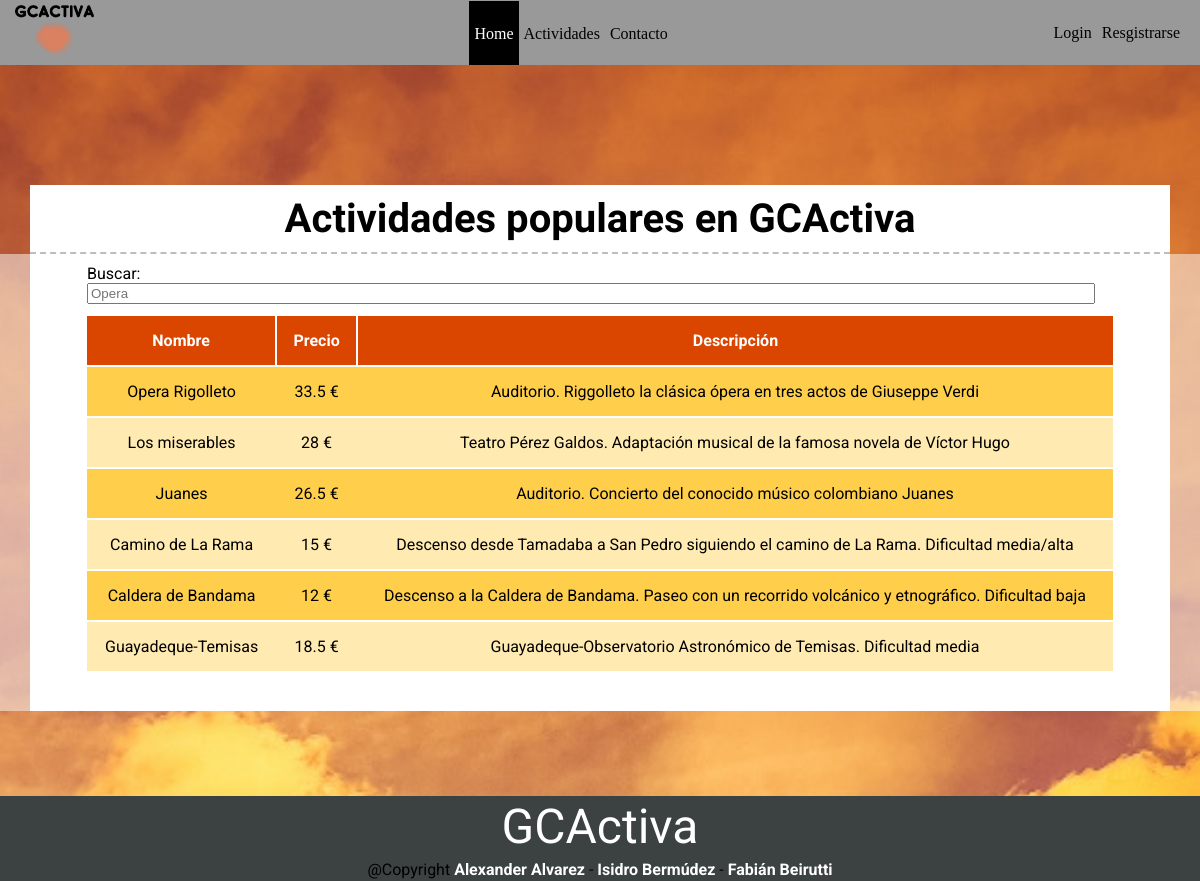
Page /activities.php on the committed database.
### tables this page shows
CREATE TABLE actividades
(
    id INTEGER PRIMARY KEY,
    idempresa INTEGER NOT NULL,
    nombre NVARCHAR(32) NOT NULL,
    tipo NVARCHAR(16)  NOT NULL,
    descripcion NVARCHAR(1024) NOT NULL,
    precio REAL NOT NULL,
    aforo INTEGER,
    inicio INTEGER,
    duracion INTEGER,
    imagen BLOB,
    FOREIGN KEY (idempresa) REFERENCES usuarios (id)
    		ON DELETE CASCADE
);

### business.class.php (called while the page is built, shortened)
<?php
include_once 'data_access.class.php';
class User {
    public static function getLoggedUser(){
        if(!isset($_SESSION['user'])) return false;
        return $_SESSION['user'];
    }
}

### data_access.class.php (called while the page is built, shortened)
<?php
class DB{
    private static $connection=null;
    public static function get(){
        if(self::$connection === null){
            self::$connection = new PDO('sqlite:datos.db');
            self::$connection->exec('PRAGMA foreign_keys = ON;');
            self::$connection->exec('PRAGMA encoding="UTF-8";');
            self::$connection->setAttribute(PDO::ATTR_ERRMODE, PDO::ERRMODE_EXCEPTION);
        }
        return self::$connection;
    }
    public static function execute_sql($sql,$parms=null){
        try {
            $db = self::get();
            $ints= $db->prepare ( $sql );
            if ($ints->execute($parms)) {
                return $ints;
            }
        }
        catch (PDOException $e) {
            echo '<h3>Error en la DB: ' . $e->getMessage() . '</h3>';
        }
        return false;
    }
}

### activities.php (the view, shortened to what this page needs)
<?php
include ("presentation.class.php");
View::start();
View::header();
$SQL = "SELECT * FROM actividades;";
$activities = DB::execute_sql($SQL)->fetchAll(PDO::FETCH_NAMED);
echo "<section class='central'>";
echo "<div class='container title'>";
echo "<h1>Actividades populares en GCActiva</h1>";
echo "</div>";
echo "<div class='background'>";
echo "<div class='container content'>";
echo "<div class='table_container'>";
echo "<div class='searchInput'>";
echo "<label>Buscar:</label>";
echo "<input id='search' type='text' onkeyup='startTimer()' onkeydown='restartTimer()' placeholder='Opera'>";
echo "</div>";
echo "<table id='activities'>";
echo "<tr>";
echo "<th>Nombre</th>";
echo "<th class='lugartabla'>Precio</th>";
echo "<th class='desc-tabla'>Descripción</th>";
echo "</tr>";
foreach ($activities as $activity) {
    $id = $activity['id'];
    $nombre = $activity['nombre'];
    $descripcion = $activity['descripcion'];
    $precio = $activity['precio'];
    echo "<tr>";
    echo "<td class='linktabla'><a href='activity.php?id=$id'>$nombre</a></td>";
    echo "<td class='linktabla'>$precio €</td>";
    echo "<td class='linktabla'>$descripcion</td>";
    echo "</tr>";
}
echo "</table>";
echo "</div>";
echo "</div>";
echo "</div>";
echo "</section>";
View::footer();

### presentation.class.php (shortened to what this page needs)
<?php
include_once 'business.class.php';
class View {
    public static function start() {
        $html =
        "
        <!DOCTYPE html>
        <html lang='en'>
        <head>
            <meta charset='UTF-8'>
            <meta name='viewport' content='width=device-width, initial-scale=1.0'>
            <title>GCActiva</title>
            <link rel='shortcut icon' href='imagenes/favicon.png' type='image/x-icon'>
            <link rel='stylesheet' href='https://use.fontawesome.com/releases/v5.7.0/css/all.css'>
            <link href='https://fonts.googleapis.com/css2?family=Roboto:wght@300&display=swap' rel='stylesheet'>
            <link href='https://fonts.googleapis.com/css2?family=Forum&display=swap' rel='stylesheet'>
            <link rel='stylesheet' href='/assets/css/base.css'>
            <link rel='stylesheet' href='/assets/css/xs-sm.css'>
            <link rel='stylesheet' href='/assets/css/md-lg.css'>
            <script src='assets/js/jquery.min.js'></script>
            <script src='assets/js/javascript.js'></script>
        </head>
        <body>
        ";
        echo $html;
    }
    public static function header() {
        $html =
        "
        <header>
            <div class='logo'>
                <img src='/imagenes/logo.png' alt ='GCActiva Logo'>
            </div>
            <div class='menu'>
                <div class='burger' data-toggler='#navbar_sup'>
                    <i class='fas fa-bars' onclick='burguer_navbar_sup()'></i>
                </div>
                <ul class='navbar' id='navbar_sup'>
                    <li class='nav-item nav-item-1'>
                        <a class='nav-link active' href='/index.php'>Home</a></li>
                    <li class='nav-item'>
                        <a class='nav-link' href='/activities.php'>Actividades</a></li>
                    <li class='nav-item'>
                        <a class='nav-link' href='/contact.php'>Contacto</a></li>
                </ul>
            </div>";
        $html_login = "
            <div class='login'>
                <a href='/login.php'>Login</a>
                <a href='/register.php'>Resgistrarse</a>";
        $html_final = "
            </div>
        </header>
        ";
        if (User::getLoggedUser() != false){
            $user = User::getLoggedUser();
            $nombreUser = User::getLoggedUser()['nombre'];
            $html_nombre = "<div class='login'>
                <a href='/perfil.php'>$nombreUser</a>
                <a href='/logout.php'>Salir</a>";
            echo $html . $html_nombre . $html_final;
        } else{
            echo $html . $html_login . $html_final;
        }
    }
        public static function footer() {
        $html =
        "
        <footer>
            <div class='name'>GCActiva</div>
            <div class='copyright'>@Copyright <b>Alexander Alvarez</b> - <b>Isidro Bermúdez</b> - <b>Fabián Beirutti</b></div>
        </footer>
        </body>
        </html>
        ";
        echo $html;
    }
}

### assets/css/base.css (style rules this page uses)
html { position: relative; min-height: 100%; }
body { margin: 0; background-image: url("../../imagenes/background-mobile.jpg"); background-repeat: no-repeat; background-size: cover; background-position: fixed; font-family: 'Roboto', sans-serif; margin-bottom: 170px; }
h1, h2, h3, h4, h5, h6 { font-family: 'Forum', cursive; }
a { text-decoration: none; color: #000000; }
.container { width: 100%; margin: 0 auto; }
@media screen and (min-width: 576px) { .container { max-width: 540px; } }
@media screen and (min-width: 767px) { .container { max-width: 720px; } }
@media screen and (min-width: 1200px) { .container { max-width: 1140px; } }

### assets/css/xs-sm.css (style rules this page uses)
header { display: flex; justify-content: space-between; flex-wrap: wrap; background-color: #999; padding: 0 15px; position: sticky; top: 0; z-index: 999; }
header a { color: #000; padding: 5px; border-radius: 15px; outline: 0; transition: all 0.5s linear; }
header .logo img { height: 50px; margin: 5px 0; }
header .menu { align-self: center; }
header .menu .navbar { display: none; position: absolute; left: 0; top: 64px; list-style: none; width: 100%; padding: 0 !important; margin: 0; }
header .menu .nav-item { background-color: #999; text-align: center; padding: 5px 0; border-bottom: 1px solid white; }
header .menu .navbar .active { background: #000; color: #FFF; padding: 5px 100px; }
header .menu .nav-item-1 { border-top: 1px solid white; }
header .login { display: none; }
.central .background { background-color: rgba(255, 255, 255, 0.5); }
.central .title { text-align: center; background-color: white; border-bottom: 2px dashed rgba(125, 125, 125, 0.5); }
.central .title h1 { margin: 0; padding: 10px 0; font-size: 2.5em; margin-top: 15vh; }
.central .content { background-color: white; text-align: justify; }
.table_container { padding-bottom: 40px; }
.table_container .searchInput { margin: 0 auto; padding: 10px 0; width: 90%; box-sizing: border-box; }
.table_container .searchInput input { width: 97.5%; }
#activities { margin: auto; border-collapse: collapse; width: 90%; }
#activities td, #activities th { padding: 15px; text-align: center; margin: 5px 0; }
#activities tr:nth-child(even) { background-color: rgba(255, 187, 0, 0.705); border-top: 2px solid white; padding: 12px; }
#activities tr:nth-child(odd) { background-color: rgba(255, 187, 0, 0.301); border-top: 2px solid white; padding: 12px; }
#activities th { padding-top: 15px; padding-bottom: 15px; background-color: rgb(218, 69, 0); color: white; text-align: center; }
#activities a { color: black; text-decoration: none; }
.lugartabla { border-right: 2px solid white; border-left: 2px solid white; }
.title h1 { text-align: center; }
.title { text-align: center !important; }
footer { position: absolute; bottom: 0; left: 0; width: 100%; height: 85px; background-color: #3C4142; text-align: center; color: #FFF; display: flex; flex-wrap: wrap; }
footer * { width: 100%; align-self: center; }
footer .name { font-size: xxx-large; }
footer .copyright { color: #000; }
footer .copyright b { color: #FFF; }

### assets/css/md-lg.css (style rules this page uses)
@media screen and (min-width: 767px) { header a { color: #000; padding: 23.5px 5px; font-family: initial; border-radius: 0; transition: all 0.5s linear; } }
@media screen and (min-width: 767px) { header .login { display: table; align-self: center; } }
@media screen and (min-width: 767px) { header .login a { display: table-cell; } }
@media screen and (min-width: 767px) { header .menu { align-self: center; } }
@media screen and (min-width: 767px) { header .menu .navbar { display: block; position: relative; top: 0; left: 0; display: table; } }
@media screen and (min-width: 767px) { header .menu .navbar .nav-item { display: table-cell; border: none; } }
@media screen and (min-width: 767px) { header .menu .navbar .active { background: #000; color: #FFF; padding: 23.5px 5px; } }

### rows in the picture
actividades: nombre "Opera Rigolleto", precio "33.5", descripcion "Auditorio. Riggolleto la clásica ópera en tres actos de Giuseppe Verdi"
actividades: nombre "Los miserables", precio "28", descripcion "Teatro Pérez Galdos. Adaptación musical de la famosa novela de Víctor Hugo"
actividades: nombre "Juanes", precio "26.5", descripcion "Auditorio. Concierto del conocido músico colombiano Juanes"
actividades: nombre "Camino de La Rama", precio "15", descripcion "Descenso desde Tamadaba a San Pedro siguiendo el camino de La Rama. Dificultad media/alta"
actividades: nombre "Caldera de Bandama", precio "12", descripcion "Descenso a la Caldera de Bandama. Paseo con un recorrido volcánico y etnográfico. Dificultad baja"
actividades: nombre "Guayadeque-Temisas", precio "18.5", descripcion "Guayadeque-Observatorio Astronómico de Temisas. Dificultad media"
